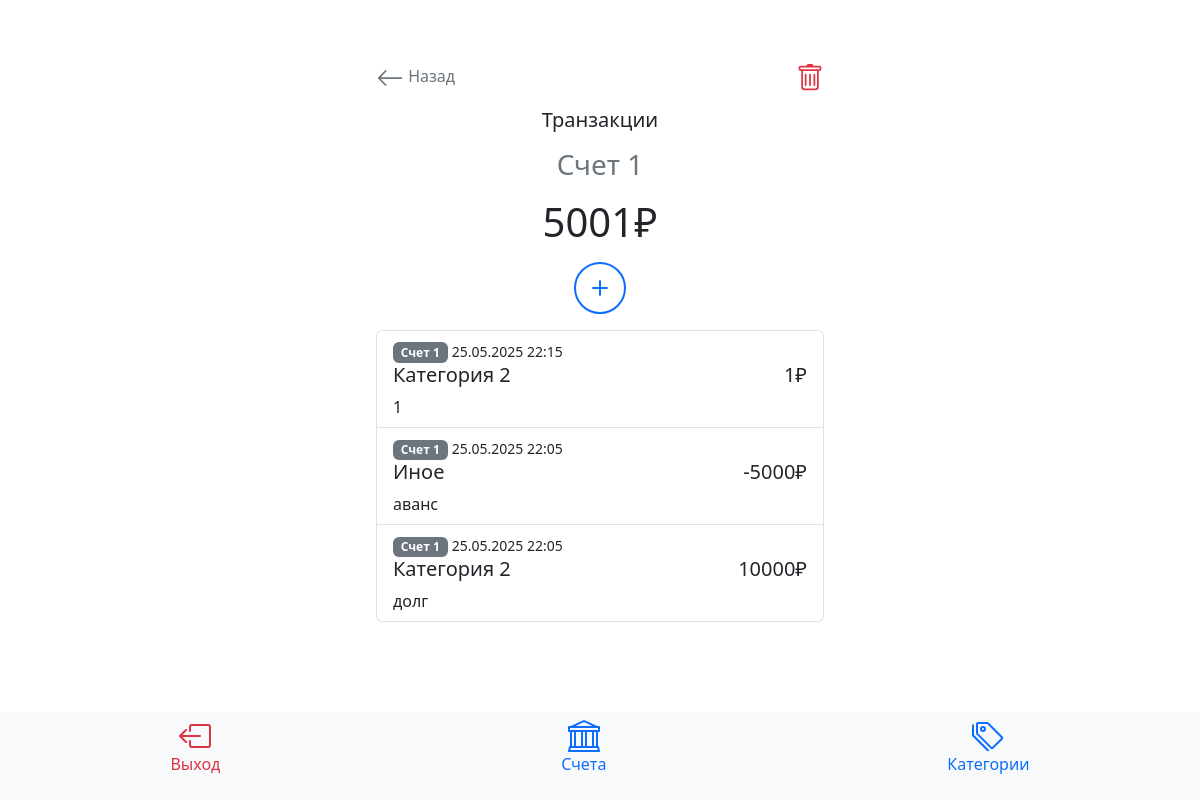
/checks/1 (signed in), run on the app's committed database.
### app.py (models this page shows)
class Checks(db.Model):
    id = db.Column(db.Integer, primary_key=True)
    title = db.Column(db.String(40), nullable=False)
    summ = db.Column(db.Integer)

class Operations(db.Model):
    id = db.Column(db.Integer, primary_key=True)
    summa = db.Column(db.Integer)
    comment = db.Column(db.String(100))
    date = db.Column(db.DateTime, default=datetime.utcnow)
    check_id = db.Column(db.Integer)
    check_name = db.Column(db.String(40))
    categ_id = db.Column(db.String(40))

### app.py (the view)
    def wrapper(*args, **kwargs):
        if not session.get('authenticated'):
            return redirect(url_for('login'))
        return view_func(*args, **kwargs)

### app.py (called while the page is built)
def login_required(view_func):
    def wrapper(*args, **kwargs):
        if not session.get('authenticated'):
            return redirect(url_for('login'))
        return view_func(*args, **kwargs)
    wrapper.__name__=view_func.__name__
    return wrapper

### templates/check.html (shortened to what this page needs)
{% extends 'base.html' %}
{% block checks%}
<div class="card mx-auto m-5" style="max-width: 30rem; border: none;">
    <div class="card-body mb-5">
        <div class="mb-2 d-flex justify-content-between">
            <a href="/" class="link-secondary link-underline-opacity-0">
                <svg xmlns="http://www.w3.org/2000/svg" width="28" height="28" fill="currentColor"
                    class="bi bi-arrow-left" viewBox="0 0 16 16">
                    <path fill-rule="evenodd"
                        d="M15 8a.5.5 0 0 0-.5-.5H2.707l3.147-3.146a.5.5 0 1 0-.708-.708l-4 4a.5.5 0 0 0 0 .708l4 4a.5.5 0 0 0 .708-.708L2.707 8.5H14.5A.5.5 0 0 0 15 8" />
                </svg>
                Назад
            </a>
            <a class="mb-2 link-danger link-underline-opacity-0" data-bs-toggle="modal" data-bs-target="#deleteModal">
            </a>
        </div>
        <h5 class="mb-3" style="text-align: center;">Транзакции</h5>
        <h3 class="mb-3 text-secondary" style="text-align: center;">{{ allcheck.title }}</h3>
        <h1 class="mb-3" style="text-align: center;">{{ allcheck.summ }}₽</h1>
        <div class="d-flex justify-content-evenly">
            <a class="mb-3 btn btn-outline-primary border-2 rounded-circle p-2" data-bs-toggle="modal"
                data-bs-target="#addModal">
                <svg xmlns="http://www.w3.org/2000/svg" width="32" height="32" fill="currentColor" class="bi bi-plus"
                    viewBox="0 0 16 16">
                    <path
                        d="M8 4a.5.5 0 0 1 .5.5v3h3a.5.5 0 0 1 0 1h-3v3a.5.5 0 0 1-1 0v-3h-3a.5.5 0 0 1 0-1h3v-3A.5.5 0 0 1 8 4" />
                </svg>
            </a>
        </div>
        <div class="list-group">
            {% if allopp|length > 0 %}
            {% for op in allopp %}
            {% if op.check_id == allcheck.id: %}
            <a href="/oper/{{ op.id }}" class="list-group-item list-group-item-action">
                <span class="badge text-bg-secondary">{{ op.check_name }}</span>
                <small>{{ moment(op.date).format('DD.MM.YYYY HH:mm') }}</small>
                <div class="d-flex justify-content-between">
                    <h5>{{ op.categ_id }}</h5>
                    <h5>{{ op.summa }}₽</h5>
                </div>
                {{ op.comment }}
            </a>
            {% endif %}
            {% endfor %}
            {% else %}
            <div class="d-flex align-items-center, justify-content-center">
                <p class="align-items-center">
                    Транзакций пока нет
                </p>
            </div>
            {% endif %}
        </div>
    </div>
</div>
{% endblock %}

### templates/base.html (shortened to what this page needs)
<!DOCTYPE html>
<html lang="en">
<head>
    <link href="https://cdn.jsdelivr.net/npm/bootstrap@5.3.6/dist/css/bootstrap.min.css" rel="stylesheet"
>
    <link rel="stylesheet" href="{{ url_for('static', filename='css/base.css') }}">
</head>
<body>
    <nav class="navbar bg-body-tertiary fixed-bottom justify-content-around">
        <a class="link-danger link-underline link-underline-opacity-0 text-center mb-3" data-bs-toggle="modal"
            data-bs-target="#exitModal">
            <p class="align-bottom m-0">Выход</p>
        </a>
        <a href="/" class="link-primary link-underline link-underline-opacity-0 text-center mb-3">
            <p class="align-bottom m-0">Счета</p>
        </a>
        <a href="/categories/" class="link-primary link-underline link-underline-opacity-0 text-center mb-3">
            <p class="align-bottom m-0">Категории</p>
        </a>
    </nav>
    {% block checks %}{% endblock %}
</body>
</html>

### data on the page
Checks: title "Счет 1", summ "5001"
Operations: check_name "Счет 1", date "25.05.2025 22:15", categ_id "Категория 2", summa "1", comment "1"
Operations: check_name "Счет 1", date "25.05.2025 22:05", categ_id "Иное", summa "-5000", comment "аванс"
Operations: check_name "Счет 1", date "25.05.2025 22:05", categ_id "Категория 2", summa "10000", comment "долг"
